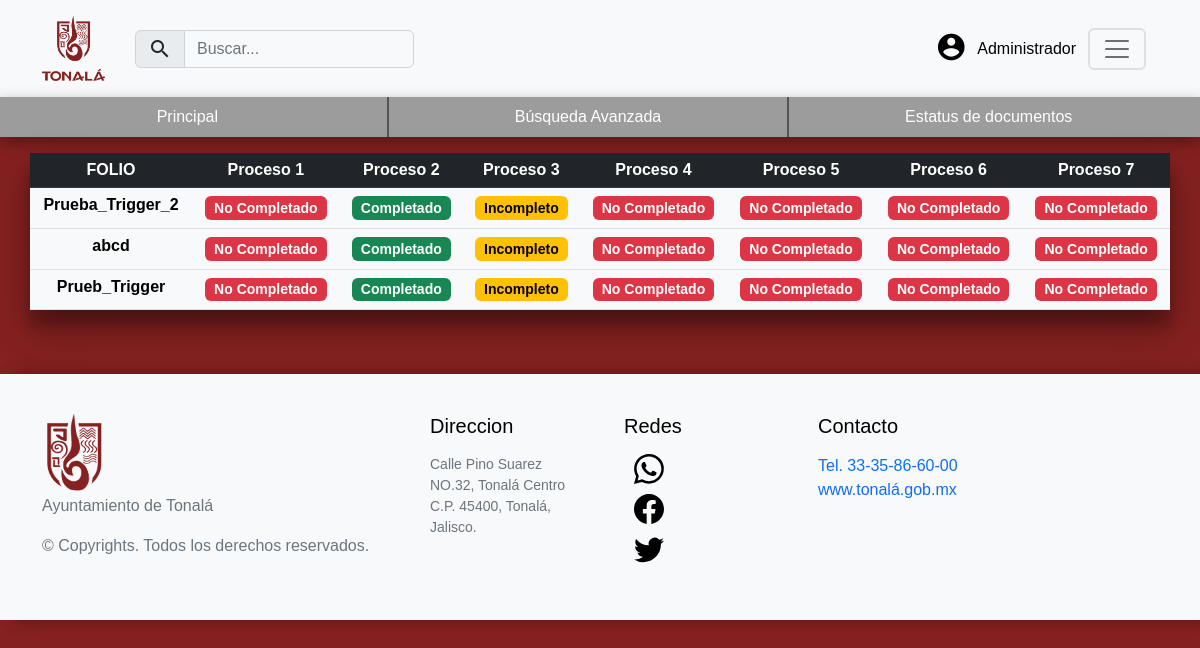
The page /estatus.php (signed in) on the database as committed earlier.
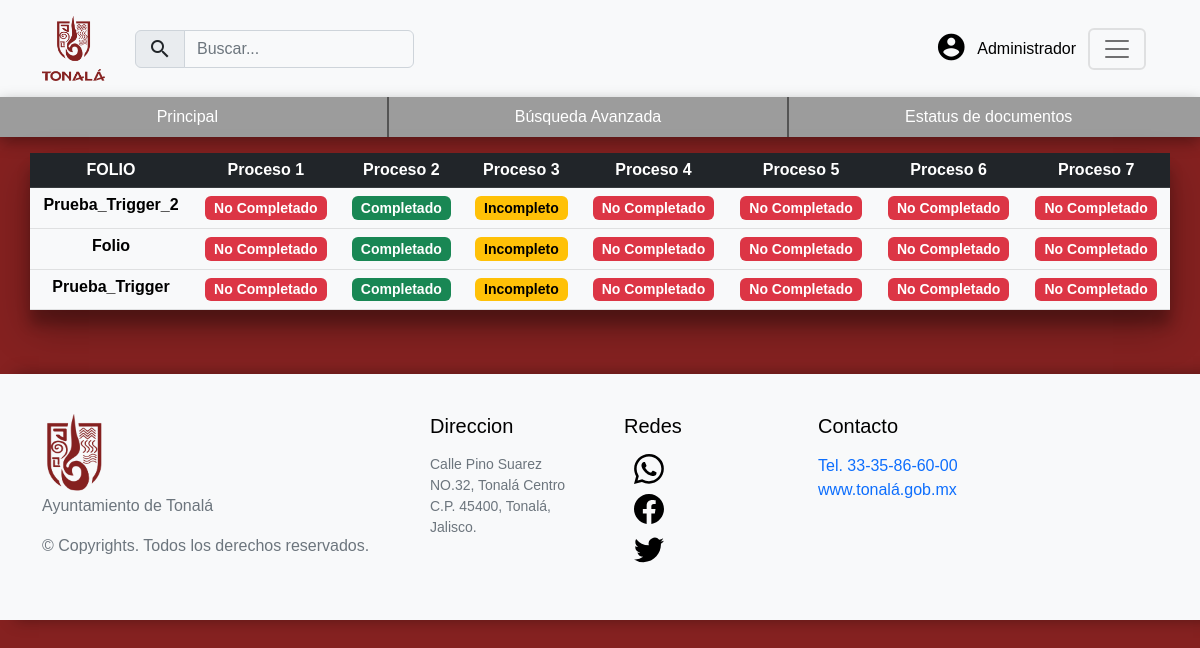
The same page on the database as committed later.
### tables this page shows
CREATE TABLE `solicitud_de_regularizacion` (
  `folio` varchar(20) NOT NULL,
  `solicitud` longblob DEFAULT NULL,
  `solicidud_estatus` tinyint(1) DEFAULT 0,
  `escritura` longblob DEFAULT NULL,
  `escritura_estatus` tinyint(1) DEFAULT 0,
  `identificacion` longblob DEFAULT NULL,
  `identificacion_estatus` tinyint(1) DEFAULT 0,
  `historial_catastral` longblob DEFAULT NULL,
  `historial_catastral_estatus` tinyint(1) DEFAULT 0,
  `resolucion_idicial` longblob DEFAULT NULL,
  `resolucion_idicial_estatus` tinyint(1) DEFAULT 0,
  `certificacion_de_hechos` longblob DEFAULT NULL,
  `certificacion_de_hechos_estatus` tinyint(1) DEFAULT 0,
  `foto_aerea` longblob DEFAULT NULL,
  `foto_aerea_estatus` tinyint(1) DEFAULT 0,
  `oficio` longblob DEFAULT NULL,
  `oficio_estatus` tinyint(1) DEFAULT 0,
  `oficio_regreso` longblob DEFAULT NULL,
  `oficio_regreso_estatus` varchar(12) DEFAULT NULL,
  `archivar` tinyint(1) DEFAULT 0
);

### estatus.php (the view, shortened to what the changed rows need)
<?php session_start();
include("src/php/db.php");
$host = $_SERVER['HTTP_HOST']; ?>
<!DOCTYPE html>
<html lang="es">
<head>
    <link href="https://cdn.jsdelivr.net/npm/bootstrap@5.2.2/dist/css/bootstrap.min.css" rel="stylesheet">
    <link href="src/css/index.css?v1.1" type="text/css" rel="stylesheet">
    <link href="src/css/estatus.css?v1.4" type="text/css" rel="stylesheet">
</head>
<body>
    <div class="contenido mt-3">
        <table class="table table-light table-hover text-center mx-auto" id="tabla-folio">
            <thead>
                <tr class="table-dark">
                    <th scope="col">FOLIO</th>
                    <th scope="col">Proceso 1</th>
                    <th scope="col">Proceso 2</th>
                    <th scope="col">Proceso 3</th>
                    <th scope="col">Proceso 4</th>
                    <th scope="col">Proceso 5</th>
                    <th scope="col">Proceso 6</th>
                    <th scope="col">Proceso 7</th>
                </tr>
            </thead>
            <tbody>
                <?php $sql = "SELECT folio FROM solicitud_de_regularizacion";
                $query = mysqli_query($conn, $sql);
                while ($row = mysqli_fetch_array($query)) { ?>
                    <tr class="folio">
                        <th scope="row"><?= $row['folio'] ?></th>
                        <td>
                            <a class="badge text-bg-danger text-decoration-none" style="font-size: 14px;" data-bs-toggle="modal" data-bs-target="#proceso1">
                                No Completado
                            </a>
                        </td>
                        <td>
                            <a class="badge text-bg-success text-decoration-none" style="font-size: 14px;" data-bs-toggle="modal" data-bs-target="#proceso2">
                                Completado
                            </a>
                        </td>
                        <td>
                            <a class="badge text-bg-warning text-decoration-none" style="font-size: 14px;" data-bs-toggle="modal" data-bs-target="#proceso3">
                                Incompleto
                            </a>
                        </td>
                        <td>
                            <a class="badge text-bg-danger text-decoration-none" style="font-size: 14px;" data-bs-toggle="modal" data-bs-target="#proceso4">
                                No Completado
                            </a>
                        </td>
                        <td>
                            <a class="badge text-bg-danger text-decoration-none" style="font-size: 14px;" data-bs-toggle="modal" data-bs-target="#proceso5">
                                No Completado
                            </a>
                        </td>
                        <td>
                            <a class="badge text-bg-danger text-decoration-none" style="font-size: 14px;" data-bs-toggle="modal" data-bs-target="#proceso6">
                                No Completado
                            </a>
                        </td>
                        <td>
                            <a class="badge text-bg-danger text-decoration-none" style="font-size: 14px;" data-bs-toggle="modal" data-bs-target="#proceso7">
                                No Completado
                            </a>
                        </td>
                    </tr>
                <?php } ?>
            </tbody>
        </table>
    </div>
    <br>
    <br>
</body>
</html>

Rows that differ between the two databases and show on the page:
removed solicitud_de_regularizacion: folio "abcd"
removed solicitud_de_regularizacion: folio "Prueb_Trigger"
added solicitud_de_regularizacion: folio "Folio"
added solicitud_de_regularizacion: folio "Prueba_Trigger"
